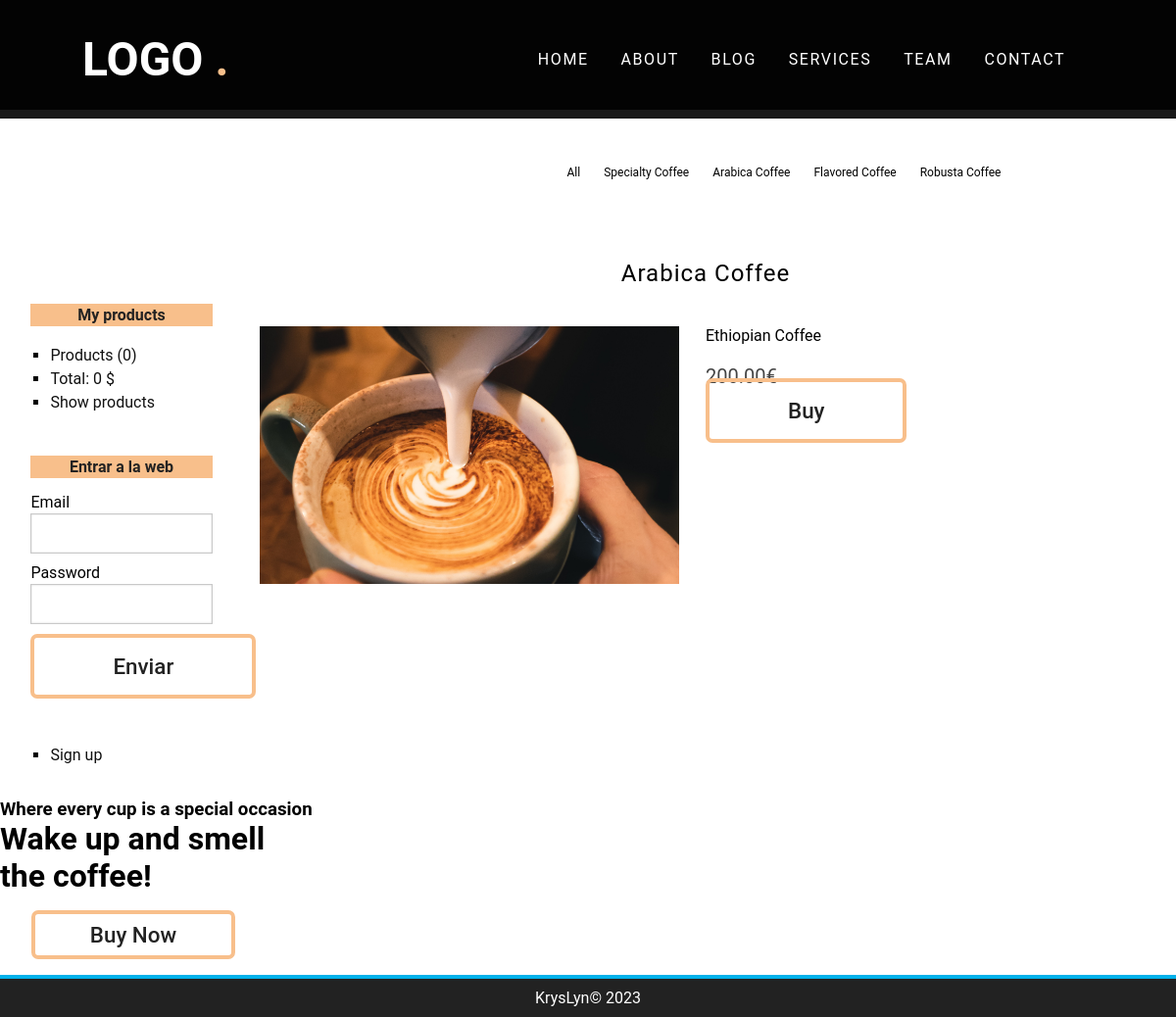
Screenshot of /producto/ver&id=3 with the database file from the repository.
### tables this page shows
CREATE TABLE `categorias` (
  `id` int(255) NOT NULL,
  `nombre` varchar(100) NOT NULL
);

CREATE TABLE `productos` (
  `id` int(255) NOT NULL,
  `categoria_id` int(255) NOT NULL,
  `nombre` varchar(100) NOT NULL,
  `descripcion` text DEFAULT NULL,
  `precio` float(100,2) NOT NULL,
  `stock` int(255) NOT NULL,
  `oferta` varchar(2) DEFAULT NULL,
  `fecha` date NOT NULL,
  `imagen` varchar(255) DEFAULT NULL
);

### config/db.php (called while the page is built)
<?php
class Database{
	public static function connect(){
		$db = new mysqli('localhost', 'root', '', 'tienda_master');
		$db->query("SET NAMES 'utf8'");
		return $db;
	}
}

### helpers/utils.php (called while the page is built, shortened)
<?php
class Utils{
	public static function showCategorias(){
		require_once 'models/categoria.php';
		$categoria = new Categoria();
		$categorias = $categoria->getAll();
		return $categorias;
	}
}

### models/categoria.php (called while the page is built, shortened)
<?php
class Categoria{
	private $db;
	public function __construct() {
		$this->db = Database::connect();
	}
	public function getAll(){
		$categorias = $this->db->query("SELECT * FROM categorias ORDER BY id DESC;");
		return $categorias;
	}
}

### controllers/ProductoController.php (called while the page is built, shortened)
<?php
require_once 'models/producto.php';
class productoController{
	public function ver(){
		if(isset($_GET['id'])){
			$id = $_GET['id'];
			$producto = new Producto();
			$producto->setId($id);
			$product = $producto->getOne();
		}
		require_once 'views/producto/ver.php';
	}
}

### models/producto.php (called while the page is built, shortened)
<?php
class Producto{
	private $id;
	private $db;
	public function __construct() {
		$this->db = Database::connect();
	}
	function getId() {
		return $this->id;
	}
	function setId($id) {
		$this->id = $id;
	}
	public function getOne(){
		$producto = $this->db->query("SELECT * FROM productos WHERE id = {$this->getId()}");
		return $producto->fetch_object();
	}
}

### views/producto/ver.php (the view)
<?php if (isset($product)): ?>
	<h1><?= $product->nombre ?></h1>
	<div id="detail-product">
		<div class="image">
			<?php if ($product->imagen != null): ?>
				<img src="<?= base_url ?>uploads/images/<?= $product->imagen ?>" />
			<?php else: ?>
				<img src="<?= base_url ?>assets/img/camiseta.png" />
			<?php endif; ?>
		</div>
		<div class="data">
			<p class="description"><?= $product->descripcion ?></p>
			<p class="price"><?= $product->precio ?>€</p>
			<a href="<?=base_url?>carrito/add&id=<?=$product->id?>" class="button">Buy</a>
		</div>
	</div>
<?php else: ?>
	<h1>El producto no existe</h1>
<?php endif; ?>

### views/layout/header.php (shortened to what this page needs)
<!DOCTYPE HTML>
<html lang="de">
	<head>
		<link rel="stylesheet" href="<?=base_url?>assets/css/styles.css" />
		<link rel="stylesheet" href="https://cdnjs.cloudflare.com/ajax/libs/font-awesome/6.2.1/css/all.min.css" />
	</head>
	<body>
		<div id="container">
			  <div class="header" id="home">
        <nav id="navbar">
            <a href="#home" class="logo">LOGO <span>.</span></a>
            <div class="links" id="nav">
                <a href="#home">Home</a>
                <a href="#about">About</a>
                <a href="#blog">Blog</a>
                <a href="#service">Services</a>
                <a href="#team">Team</a>
                <a href="#contact">Contact</a>
            </div>
        </nav>
		</div>
<?php $categorias = Utils::showCategorias(); ?>
			<nav id="menu">
				<ul>
					<li>
						<a href="<?=base_url?>">All</a>
					</li>
					<?php while($cat = $categorias->fetch_object()): ?>
						<li>
							<a href="<?=base_url?>categoria/ver&id=<?=$cat->id?>"><?=$cat->nombre?></a>
						</li>
					<?php endwhile; ?>
				</ul>
			</nav>
			<div id="content">

### assets/css/styles.css (style rules this page uses)
:root { --font-heading: crimson; --para-font: #777777; --black: #222222; --bg: #f8bf8b; --white: #fff; }
* { font-family: 'Roboto', sans-serif; margin: 0; padding: 0; box-sizing: border-box; outline: none; border: none; text-decoration: none; transition: 0.2s linear; }
a { color: #111111; }
#container { width: 100%; margin: 0px auto; box-shadow: 0px 0px 10px gray; background: white; }
.header { width: 100%; height: 14vh; background: var(--black); background-repeat: no-repeat; background-size: cover; }
#navbar { background: rgba(0, 0, 0, 0.9); display: flex; align-items: center; justify-content: space-between; padding: 2rem 7%; position: fixed; top: 0; left: 0; right: 0; z-index: 10000; }
.logo { font-size: 3rem; font-weight: 700; color: var(--white); }
.logo span { color: var(--bg); }
nav .links a { color: var(--white); font-size: 1rem; margin-right: 1.8rem; text-transform: uppercase; letter-spacing: 0.1rem; position: relative; }
nav .links a:after { content: ''; width: 0%; height: 2px; background: var(--bg); position: absolute; left: 0; bottom: -12px; transition: 0.4s; }
#menu { clear: both; background: #fff; color: white; height: 8rem; display: flex; justify-content: center; align-items: center; font-size: 12px; }
#menu ul { list-style: none; text-decoration: none; margin-left: 25rem; }
#menu ul li { line-height: 55px; float: left; }
#menu a { display: block; color: rgb(0, 0, 0); text-decoration: none; padding-left: 12px; padding-right: 12px; transition: all 300ms; }
#content { margin: 0px auto; overflow: hidden; background: #fff; }
input[type="button"], input[type="submit"], button, .button { padding: 1rem 5rem; margin: 3rem 0; cursor: pointer; color: var(--black); font-size: 1.4rem; font-weight: 500; border: 0.3rem solid var(--bg); border-radius: 7px; background: none; transition: all linear 0.5s; }
#central h1 { font-size: 24px; font-weight: normal; letter-spacing: 1px; text-align: center; margin-bottom: 20px; padding: 20px; padding-top: 0px; }
#detail-product { width: 100%; }
#detail-product .image { display: block; width: 47%; float: left; }
#detail-product img { display: block; width: 100%; float: left; }
#detail-product .data { width: 50%; float: right; }
#detail-product .description { margin-bottom: 20px; }
#detail-product .price { margin-bottom: 10px; font-size: 20px; color: #444; }
#detail-product .button { width: 200px; text-align: center; }

### rows the page displays
categorias: nombre "Specialty Coffee"
categorias: nombre "Arabica Coffee"
categorias: nombre "Flavored Coffee"
categorias: nombre "Robusta Coffee"
productos: nombre "Arabica Coffee", imagen (picture), descripcion "Ethiopian Coffee", precio "200.00"

### other values shown
$stats['count'] "0"
$stats['total'] "0"
